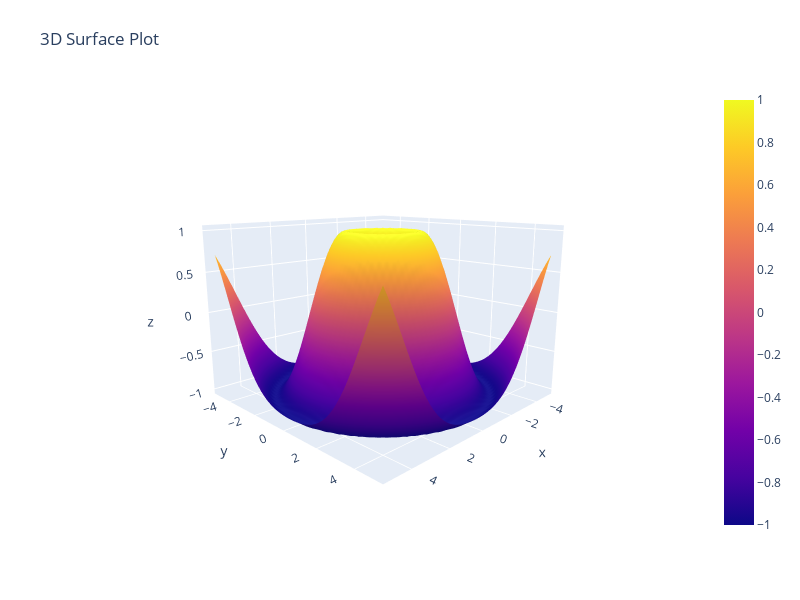

Write notebook code for a chart like this one.
### Code cell
import plotly.graph_objects as go
import numpy as np

# 创建 x, y 的网格
x = np.linspace(-5, 5, 50)
y = np.linspace(-5, 5, 50)
x, y = np.meshgrid(x, y)

# 生成一个高度值 z，这里用的是二维高斯函数
z = np.sin(np.sqrt(x**2 + y**2))

# 创建图形对象
fig = go.Figure(data=[go.Surface(z=z, x=x, y=y)])

# 更新布局，添加标题和调整视角
fig.update_layout(title='3D Surface Plot', autosize=False,
                  width=800, height=600,
                  margin=dict(l=65, r=50, b=65, t=90))

# 更新3D场景的设置
fig.update_scenes(
    aspectratio=dict(x=1, y=1, z=0.7),
    camera_eye=dict(x=1.5, y=1.5, z=0.5)
)

# 显示图形
fig.show()

### Figure 1 — Plotly figure (JSON) as saved in the notebook; plotly's stock layout.template omitted (floating-point values rounded to 4 significant figures; data arrays with more than 128 entries replaced by an {"elided": "..."} marker saying what was removed)
{"data": [{"type": "surface", "x": {"elided": "50x50 float values"}, "y": {"elided": "50x50 float values"}, "z": {"elided": "50x50 float values"}}], "layout": {"autosize": false, "height": 600, "margin": {"b": 65, "l": 65, "r": 50, "t": 90}, "scene": {"aspectratio": {"x": 1, "y": 1, "z": 0.7}, "camera": {"eye": {"x": 1.5, "y": 1.5, "z": 0.5}}}, "title": {"text": "3D Surface Plot"}, "width": 800}}
